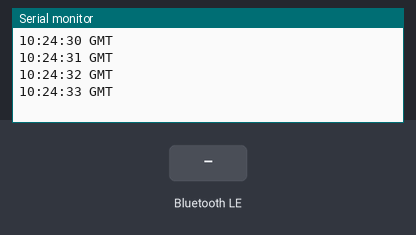
The sketch below on a simulated Arduino MKR. Parts: the last lines printed to the serial monitor. Inputs (shaded band) come from the test bench. The local clock reads 2024-03-15 10:24:30 at power-on unless the sketch sets it; nothing arrives over Bluetooth unless stated; a phone connects over Bluetooth LE 3 s after start.

Above: at 3.8 s.
3.9 s: Bluetooth LE write "1" received
At 4.8 s:
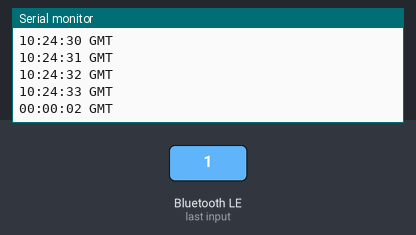
5.4 s: Bluetooth LE write "1" received
At 6.7 s:
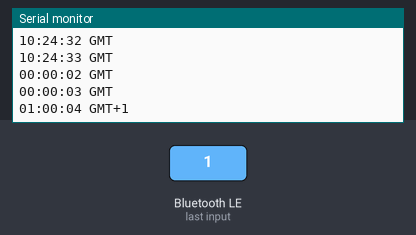
6.9 s: Bluetooth LE write "0" received
At 7.6 s:
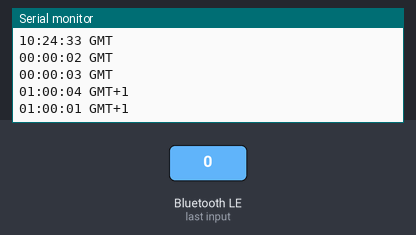
8.4 s: Bluetooth LE write "0" received
At 9.8 s:
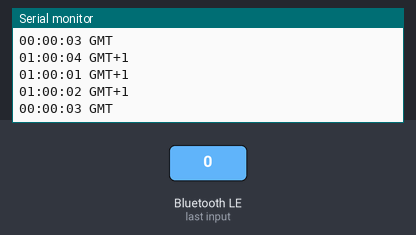
Timing chart, 0 to 10.9 s (numbered marks = the images above; inputs shaded):
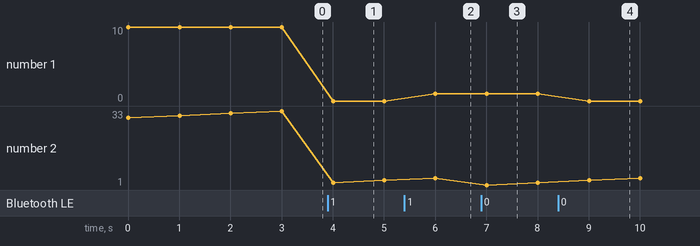

The sketch:

BLE_RTC.ino
```cpp
/*
   BLE & RTC Combination

   This example creates a BLE clock. The time can be set
   by sending the Unix epoch to the peripheral, or read
   by reading it. The timezone can be set or read as well

   created 12 Mar 2021
   by Tom Igoe
*/
#include <ArduinoBLE.h>
#include <RTCZero.h>
// this define is a macro. It says "take whatever is in parentheses
// and add it in the middle of this string. This way you don't have
// to write out the whole string in each characteristic:
#define MY_UUID(val) ("555a0002-" val "-467a-9538-01f0652c74e8")

// fill in your name here. It will be combined with
// the Arduino's MAC address to set the peripheral BLE name:
const char myName[] = "BLE-clock";

// set up the service and the characteristics:
BLEService                     service                 (MY_UUID("0000"));
BLEUnsignedLongCharacteristic  epochCharacteristic     (MY_UUID("0001"), BLERead | BLEWrite | BLENotify);
BLEIntCharacteristic           timeZoneCharacteristic  (MY_UUID("0002"), BLERead | BLEWrite);

// initialize the realtime clock and set the timezone:
RTCZero rtc;
int timeZone = 0;

void setup() {
  Serial.begin(9600);
  // wait 3 seconds if serial port not open:
  if (!Serial) delay(3000);

  // start the realtime clock:
  rtc.begin();

  // start the BLE radio:
  if (!BLE.begin()) {
    Serial.println("Failed to start BLE");
  }
  // set the peripheral's local name:
  BLE.setLocalName(myName);

  // set the advertised service:
  BLE.setAdvertisedService(service);
  // add the characteristics:
  service.addCharacteristic(epochCharacteristic);
  service.addCharacteristic(timeZoneCharacteristic);

  // set initial values for the characteristics:
  epochCharacteristic.writeValue(0);
  epochCharacteristic.writeValue(0);

  // add the service to the peripheral and advertise it:
  BLE.addService(service);
  BLE.advertise();
}

void loop() {
  // poll for connections:
  BLE.poll();
  // if you're connected to a central:
  if (BLE.connected()) {
    // if the central writes to the epochCharacteristic, update the time:
    if (epochCharacteristic.written()) {
      rtc.setEpoch(epochCharacteristic.value());
      rtc.setHours(rtc.getHours() + timeZoneCharacteristic.value());
    }

    // if the central writes to the timeZoneCharacteristic, make updates:
    if (timeZoneCharacteristic.written()) {
      // adjust for the timezone and update the time:
      int timeDiff = timeZoneCharacteristic.value() - timeZone;
      rtc.setHours(rtc.getHours() + timeDiff);

      // adjust for BLE byte representation (big endian vs little endian):
      if (timeZoneCharacteristic.value() > 12) {
        timeZone = timeZoneCharacteristic.value() - 256;
      } else {
        timeZone = timeZoneCharacteristic.value();
      }
    }
  }
  // once a seond, print the time:
  if (millis() % 1000 < 3) {
    Serial.print(getTimeStamp());
    // add the timezone:
    Serial.print(" GMT");
    if (timeZone > 0) {
      Serial.print("+");
    }
    if (timeZone != 0) {
      Serial.print(timeZone);
    }
    Serial.println();

    // update the epochCharacteristic with the time from the RTC:
    epochCharacteristic.writeValue(rtc.getEpoch());
  }
}

// format the time as hh mm ss, easiest for text-to-speech:
String getTimeStamp() {
  String timestamp = "";
  if (rtc.getHours() <= 9) timestamp += "0";
  timestamp += rtc.getHours();
  timestamp += ":";
  if (rtc.getMinutes() <= 9) timestamp += "0";
  timestamp += rtc.getMinutes();
  timestamp += ":";
  if (rtc.getSeconds() <= 9) timestamp += "0";
  timestamp += rtc.getSeconds();
  return timestamp;
}
```

Measured:
- after the input at 3.9 s, the serial monitor: prints a new line after 0.11 s (image 1)
- after the input at 5.4 s, the serial monitor: prints a new line after 0.61 s (image 2)
- after the input at 6.9 s, the serial monitor: prints a new line after 0.11 s (image 3)
- after the input at 8.4 s, the serial monitor: prints a new line after 0.61 s (image 4)
- plotted number 1: 10 → 0 after the input at 3.9 s, 0 → 1 after the input at 5.4 s
- plotted number 2: 33 → 3 after the input at 3.9 s
